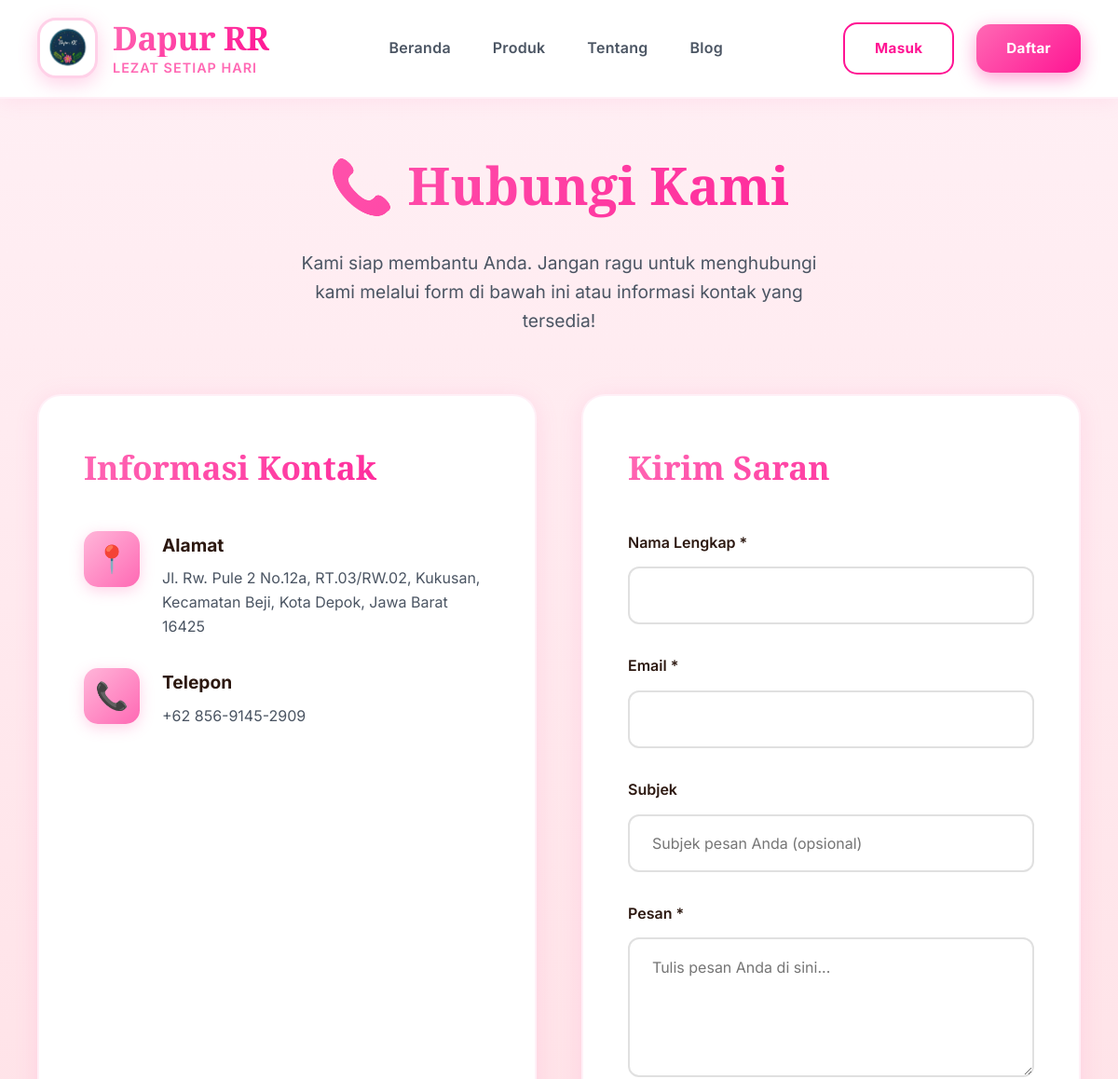
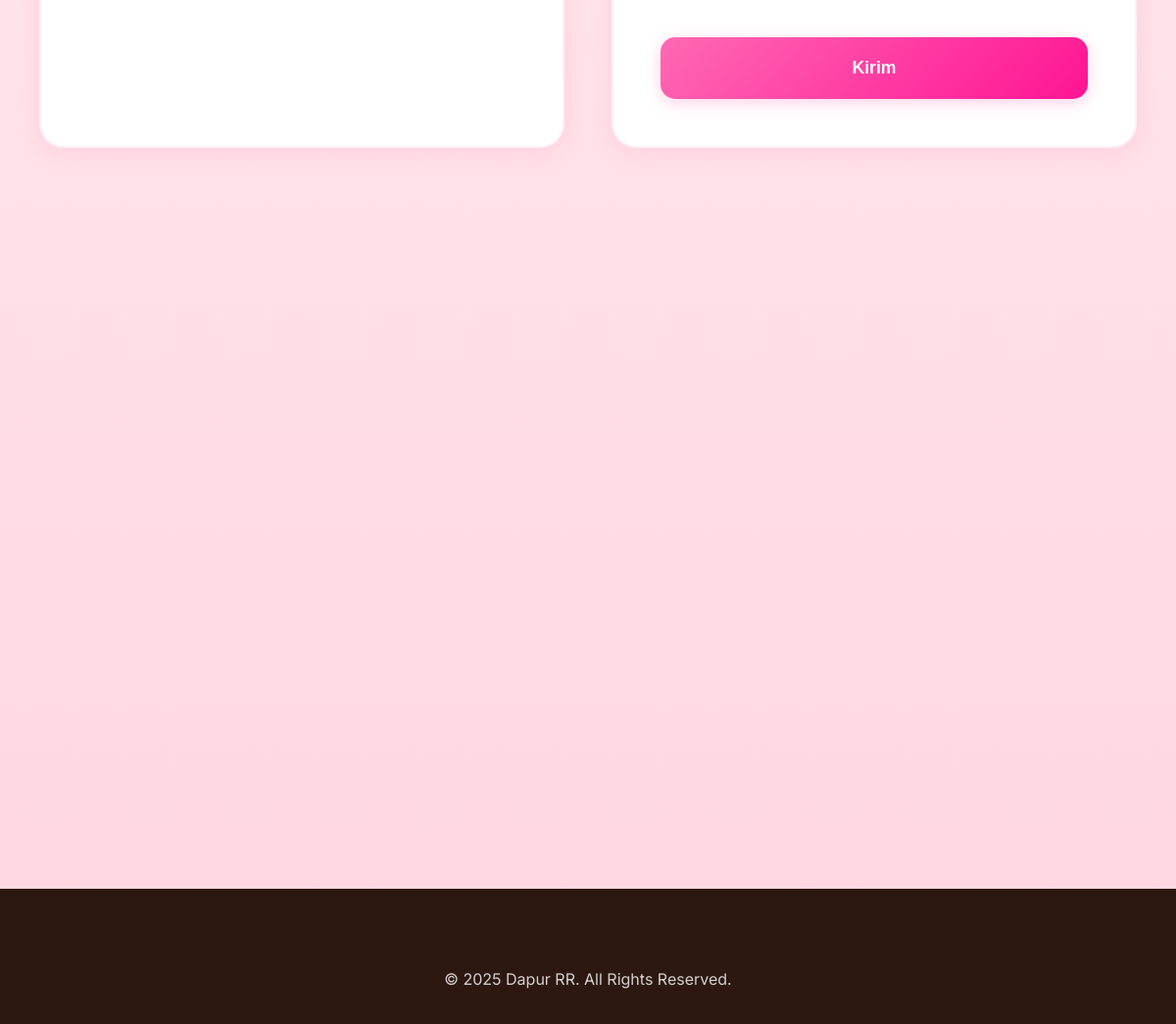
The page /kontak.php on the database its author committed (2 pictures, top to bottom).
### tables this page shows
CREATE TABLE `pengaturan` (
  `id` int(11) NOT NULL,
  `nama_toko` varchar(100) DEFAULT 'Dapur RR',
  `tagline` varchar(255) DEFAULT NULL,
  `deskripsi` text DEFAULT NULL,
  `alamat` text DEFAULT NULL,
  `no_telepon` varchar(20) DEFAULT NULL,
  `email` varchar(100) DEFAULT NULL,
  `whatsapp` varchar(20) DEFAULT NULL,
  `logo` varchar(255) DEFAULT NULL,
  `favicon` varchar(255) DEFAULT NULL,
  `maps_embed` text DEFAULT NULL,
  `instagram` varchar(100) DEFAULT NULL,
  `facebook` varchar(100) DEFAULT NULL,
  `twitter` varchar(100) DEFAULT NULL,
  `jam_buka` varchar(100) DEFAULT NULL
);

### config/database.php (called while the page is built, shortened)
<?php
function isLoggedIn() {
    return isset($_SESSION['user_id']);
}
?>

### kontak.php (the view, shortened to what this page needs)
<?php
require_once 'config/database.php';
$conn = getConnection();
$pengaturan = $conn->query("SELECT * FROM pengaturan LIMIT 1")->fetch_assoc();
$isLoggedIn = isLoggedIn();
?>
<!DOCTYPE html>
<html lang="id">
<head>
</head>
<body>
    <header>
    <div class="header-top">
        <div class="logo">
            <?php
            $logo_paths = [
                'uploads/logo/logo-dapurr.png',
                'uploads/logo/logo.png',
                'images/logo.png',
                'assets/logo.png',
                'logo.png'
            ];
            foreach($logo_paths as $path) {
                if(file_exists($path)) {
                    echo '<img src="' . $path . '" alt="Logo" class="logo-image">';
                    break;
                }
            }
            ?>
            <div class="logo-text">
                <h1><?php echo htmlspecialchars($pengaturan['nama_toko']); ?></h1>
                <p><?php echo htmlspecialchars($pengaturan['tagline']); ?></p>
            </div>
        </div>
        <nav>
            <ul>
                <li><a href="home.php">Beranda</a></li>
                <li><a href="produk.php">Produk</a></li>
                <?php if ($isLoggedIn): ?>
                <li><a href="riwayat-pesanan.php">Pesanan</a></li>
                <li><a href="promo.php">Promo</a></li>
                <?php else: ?>
                <li><a href="tentang.php">Tentang</a></li>
                <li><a href="artikel.php">Blog</a></li>
                <?php endif; ?>
            </ul>
        </nav>
        <div class="auth-buttons">
            <div class="user-menu">
                <?php if ($isLoggedIn): ?>
                    <a href="akun.php" class="user-name">
                        👤 <?php echo htmlspecialchars($_SESSION['nama']); ?>
                    </a>
                    <a href="wishlist.php" class="wishlist-icon">
                        ❤️
                        <?php if ($wishlistCount > 0): ?>
                        <span class="badge"><?php echo $wishlistCount; ?></span>
                        <?php endif; ?>
                    </a>
                    <a href="keranjang.php" class="cart-icon">
                        🛒
                        <?php if ($cartCount > 0): ?>
                        <span class="badge"><?php echo $cartCount; ?></span>
                        <?php endif; ?>
                    </a>
                    <a href="logout.php" class="btn btn-logout">Logout</a>
                <?php else: ?>
                    <a href="login.php" class="btn btn-secondary">Masuk</a>
                    <a href="register.php" class="btn btn-primary">Daftar</a>
                <?php endif; ?>
            </div>
        </div>
    </div>
</header>
    <div class="container">
        <h1 class="page-title">📞 Hubungi Kami</h1>
        <p class="page-subtitle">Kami siap membantu Anda. Jangan ragu untuk menghubungi kami melalui form di bawah ini atau informasi kontak yang tersedia!</p>
        <div class="contact-wrapper">
            <div class="contact-info">
                <h2 class="section-title">Informasi Kontak</h2>
                <div class="info-item">
                    <div class="info-icon">📍</div>
                    <div class="info-content">
                        <h3>Alamat</h3>
                        <p><?php echo htmlspecialchars($pengaturan['alamat']); ?></p>
                    </div>
                </div>
                <div class="info-item">
                    <div class="info-icon">📞</div>
                    <div class="info-content">
                        <h3>Telepon</h3>
                        <p><?php echo htmlspecialchars($pengaturan['no_telepon']); ?></p>
                    </div>
                </div>
            </div>
            <div class="contact-form">
                <h2 class="section-title">Kirim Saran</h2>
                <form method="POST">
                    <div class="form-group">
                        <label for="nama">Nama Lengkap *</label>
                        <input type="text" id="nama" name="nama" value="<?php echo isset($_POST['nama']) ? htmlspecialchars($_POST['nama']) : ''; ?>" required>
                    </div>
                    <div class="form-group">
                        <label for="email">Email *</label>
                        <input type="email" id="email" name="email" value="<?php echo isset($_POST['email']) ? htmlspecialchars($_POST['email']) : ''; ?>" required>
                    </div>
                    <div class="form-group">
                        <label for="subjek">Subjek</label>
                        <input type="text" id="subjek" name="subjek" value="<?php echo isset($_POST['subjek']) ? htmlspecialchars($_POST['subjek']) : ''; ?>" placeholder="Subjek pesan Anda (opsional)">
                    </div>
                    <div class="form-group">
                        <label for="pesan">Pesan *</label>
                        <textarea id="pesan" name="pesan" required placeholder="Tulis pesan Anda di sini..."><?php echo isset($_POST['pesan']) ? htmlspecialchars($_POST['pesan']) : ''; ?></textarea>
                    </div>
                    <button type="submit" class="btn-submit">Kirim</button>
                </form>
            </div>
        </div>
    </div>
    <footer>
        <div class="footer-content">
            <p>&copy; <?php echo date('Y'); ?> <?php echo htmlspecialchars($pengaturan['nama_toko']); ?>. All Rights Reserved.</p>
        </div>
    </footer>
</body>
</html>

### rows shown on the page
pengaturan: nama_toko "Dapur RR", tagline "LEZAT SETIAP HARI", alamat "Jl. Rw. Pule 2 No.12a, RT.03/RW.02, Kukusan, Kecamatan Beji, Kota Depok, Jawa Barat 16425", no_telepon "+62 856-9145-2909"
